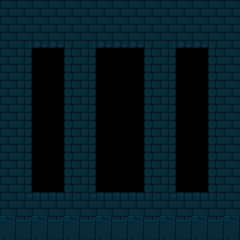

Below is a game level as drawn by its tile map, then a one-line description and the .tmx file that defines it, in full:
An orthogonal 15x15 tile map with 16x16 px tiles, 1 tile layer (Tile Layer 1).

<map version="1.0" orientation="orthogonal" width="15" height="15" tilewidth="16" tileheight="16">
 <tileset firstgid="1" name="tiles1" tilewidth="16" tileheight="16">
  <image source="../../../../img/tiles/tiles1.gif" trans="ff00ff" width="256" height="256" />
 </tileset>
 <layer name="Tile Layer 1" width="15" height="15">
  <data encoding="csv">
26,26,26,26,26,26,26,26,26,26,26,26,26,26,26,
26,26,26,26,26,26,26,26,26,26,26,26,26,26,26,
26,9,10,10,11,9,10,10,10,11,9,10,10,11,26,
26,25,0,0,27,25,0,0,0,27,25,0,0,27,26,
26,25,0,0,27,25,0,0,0,27,25,0,0,27,26,
26,25,0,0,27,25,0,0,0,27,25,0,0,27,26,
26,25,0,0,27,25,0,0,0,27,25,0,0,27,26,
26,25,0,0,27,25,0,0,0,27,25,0,0,27,26,
26,25,0,0,27,25,0,0,0,27,25,0,0,27,26,
26,25,0,0,27,25,0,0,0,27,25,0,0,27,26,
26,25,0,0,27,25,0,0,0,27,25,0,0,27,26,
26,25,0,0,27,25,0,0,0,27,25,0,0,27,26,
26,41,42,42,43,41,42,42,42,43,41,42,42,43,26,
93,94,93,94,93,94,93,94,93,94,93,94,93,94,93,
109,110,109,110,109,110,109,110,109,110,109,110,109,110,109
</data>
 </layer>
</map>
